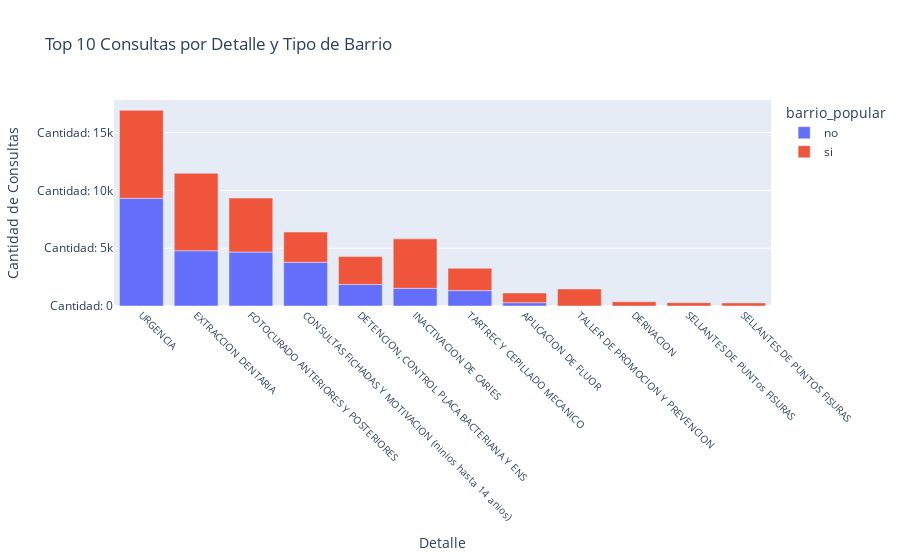

Notebook code for this chart:
### Code cell
import pandas as pd
import plotly.express as px

# Supongamos que tienes tu DataFrame llamado 'df' con los datos
# ... (procesa los datos como se mostró anteriormente)

# Eliminar filas con 'detalle' igual a '#¡REF!' y los detalles específicos
df = df[(df['detalle'] != '#¡REF!') &
        (df['detalle'] != 'CONSULTA-ADULTO (Desde 15 anos)') &
        (df['detalle'] != 'CONSULTAS FICHADAS Y MOTIVACION (NINOS hasta 14 anos)')]

# Corregir errores tipográficos en los detalles de las consultas
correcciones = {
    'FOTOCURADO ANTERIORES Y PosTERIORES': 'FOTOCURADO ANTERIORES Y POSTERIORES',
    'TARTREC Y CEPILLADO MECAniCO': 'TARTREC Y CEPILLADO MECANICO'
}

df['detalle'] = df['detalle'].replace(correcciones)

# Calcular la cantidad de consultas por detalle
atenciones_detalle = df.groupby(['detalle', 'barrio_popular'])['consulta_cantidad'].sum().reset_index()

# Encontrar los 10 detalles con la mayor cantidad de consultas
top_10_consultas = atenciones_detalle.nlargest(20, 'consulta_cantidad')

# Crear el gráfico de barras
fig = px.bar(top_10_consultas, x='detalle', y='consulta_cantidad',
             title='Top 10 Consultas por Detalle y Tipo de Barrio',
             labels={'detalle': 'Detalle', 'consulta_cantidad': 'Cantidad de Consultas'},
             color='barrio_popular',  # Colorear por tipo de barrio
             category_orders={"barrio_popular": ["no", "si"]},  # Ordenar las categorías
            )

fig.update_xaxes(title_text='Detalle')
fig.update_yaxes(title_text='Cantidad de Consultas', tickprefix="Cantidad: ")

# Ajustar el tamaño de las leyendas en el eje x
fig.update_xaxes(tickangle=45, tickfont=dict(size=10))

# Mostrar el gráfico interactivo
fig.show()

# Guardar la imagen en formato PNG para PowerPoint
fig.write_image("grafico_consultas_detalle_top_10.png")

### Figure 1 — Plotly figure (JSON) as saved in the notebook; plotly's stock layout.template omitted (floating-point values rounded to 4 significant figures)
{"data": [{"alignmentgroup": "True", "hovertemplate": "barrio_popular=no<br>Detalle=%{x}<br>Cantidad de Consultas=%{y}<extra></extra>", "legendgroup": "no", "marker": {"color": "#636efa", "pattern": {"shape": ""}}, "name": "no", "offsetgroup": "no", "orientation": "v", "showlegend": true, "textposition": "auto", "type": "bar", "x": ["URGENCIA", "EXTRACCION DENTARIA", "FOTOCURADO ANTERIORES Y POSTERIORES", "CONSULTAS FICHADAS Y MOTIVACION (ninios hasta 14 anios)", "DETENCION, CONTROL PLACA BACTERIANA Y ENS", "INACTIVACION DE CARIES", "TARTREC Y CEPILLADO MECANICO", "APLICACION DE FLUOR"], "xaxis": "x", "y": [9328, 4783, 4672, 3789, 1868, 1529, 1333, 289], "yaxis": "y"}, {"alignmentgroup": "True", "hovertemplate": "barrio_popular=si<br>Detalle=%{x}<br>Cantidad de Consultas=%{y}<extra></extra>", "legendgroup": "si", "marker": {"color": "#EF553B", "pattern": {"shape": ""}}, "name": "si", "offsetgroup": "si", "orientation": "v", "showlegend": true, "textposition": "auto", "type": "bar", "x": ["URGENCIA", "EXTRACCION DENTARIA", "FOTOCURADO ANTERIORES Y POSTERIORES", "INACTIVACION DE CARIES", "CONSULTAS FICHADAS Y MOTIVACION (ninios hasta 14 anios)", "DETENCION, CONTROL PLACA BACTERIANA Y ENS", "TARTREC Y CEPILLADO MECANICO", "TALLER DE PROMOCION Y PREVENCION", "APLICACION DE FLUOR", "DERIVACION", "SELLANTES DE PUNTos FISURAS", "SELLANTES DE PUNTOS FISURAS"], "xaxis": "x", "y": [7611, 6697, 4671, 4282, 2612, 2408, 1935, 1472, 843, 367, 292, 268], "yaxis": "y"}], "layout": {"barmode": "relative", "legend": {"title": {"text": "barrio_popular"}, "tracegroupgap": 0}, "title": {"text": "Top 10 Consultas por Detalle y Tipo de Barrio"}, "xaxis": {"anchor": "y", "domain": [0, 1], "tickangle": 45, "tickfont": {"size": 10}, "title": {"text": "Detalle"}}, "yaxis": {"anchor": "x", "domain": [0, 1], "tickprefix": "Cantidad: ", "title": {"text": "Cantidad de Consultas"}}}}
